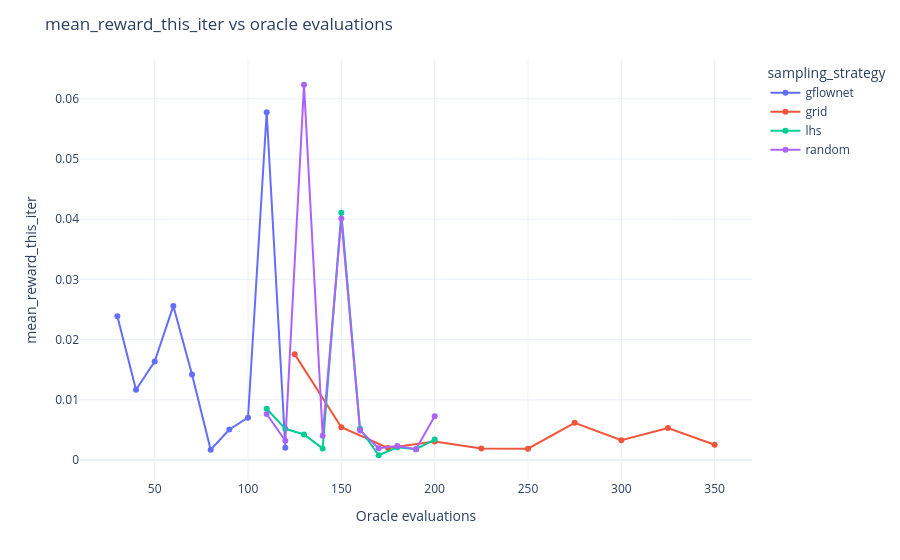

The code cell stored with this chart in its notebook:
### Code cell
plot_oracle_efficiency(metrics, metric="mean_reward_this_iter")

### Figure 1 — Plotly figure (JSON) as saved in the notebook; plotly's stock layout.template omitted (floating-point values rounded to 4 significant figures)
{"data": [{"customdata": [[1, "run_138"], [2, "run_138"], [3, "run_138"], [4, "run_138"], [5, "run_138"], [6, "run_138"], [7, "run_138"], [8, "run_138"], [9, "run_138"], [10, "run_138"]], "hovertemplate": "sampling_strategy=gflownet<br>oracle_evals_total=%{x}<br>mean_reward_this_iter=%{y}<br>iteration=%{customdata[0]}<br>run=%{customdata[1]}<extra></extra>", "legendgroup": "gflownet", "line": {"color": "#636efa", "dash": "solid"}, "marker": {"symbol": "circle"}, "mode": "lines+markers", "name": "gflownet", "orientation": "v", "showlegend": true, "type": "scatter", "x": [30, 40, 50, 60, 70, 80, 90, 100, 110, 120], "xaxis": "x", "y": [0.02389, 0.01168, 0.01638, 0.0256, 0.01421, 0.001715, 0.005077, 0.007035, 0.05776, 0.002051], "yaxis": "y"}, {"customdata": [[1, "run_107"], [2, "run_107"], [3, "run_107"], [4, "run_107"], [5, "run_107"], [6, "run_107"], [7, "run_107"], [8, "run_107"], [9, "run_107"], [10, "run_107"]], "hovertemplate": "sampling_strategy=grid<br>oracle_evals_total=%{x}<br>mean_reward_this_iter=%{y}<br>iteration=%{customdata[0]}<br>run=%{customdata[1]}<extra></extra>", "legendgroup": "grid", "line": {"color": "#EF553B", "dash": "solid"}, "marker": {"symbol": "circle"}, "mode": "lines+markers", "name": "grid", "orientation": "v", "showlegend": true, "type": "scatter", "x": [125, 150, 175, 200, 225, 250, 275, 300, 325, 350], "xaxis": "x", "y": [0.01759, 0.005449, 0.001995, 0.003067, 0.001908, 0.001894, 0.006185, 0.003308, 0.005311, 0.002544], "yaxis": "y"}, {"customdata": [[1, "run_65"], [2, "run_65"], [3, "run_65"], [4, "run_65"], [5, "run_65"], [6, "run_65"], [7, "run_65"], [8, "run_65"], [9, "run_65"], [10, "run_65"]], "hovertemplate": "sampling_strategy=lhs<br>oracle_evals_total=%{x}<br>mean_reward_this_iter=%{y}<br>iteration=%{customdata[0]}<br>run=%{customdata[1]}<extra></extra>", "legendgroup": "lhs", "line": {"color": "#00cc96", "dash": "solid"}, "marker": {"symbol": "circle"}, "mode": "lines+markers", "name": "lhs", "orientation": "v", "showlegend": true, "type": "scatter", "x": [110, 120, 130, 140, 150, 160, 170, 180, 190, 200], "xaxis": "x", "y": [0.00852, 0.005184, 0.004254, 0.001931, 0.04107, 0.005202, 0.0007962, 0.002132, 0.001798, 0.003397], "yaxis": "y"}, {"customdata": [[1, "run_11"], [2, "run_11"], [3, "run_11"], [4, "run_11"], [5, "run_11"], [6, "run_11"], [7, "run_11"], [8, "run_11"], [9, "run_11"], [10, "run_11"]], "hovertemplate": "sampling_strategy=random<br>oracle_evals_total=%{x}<br>mean_reward_this_iter=%{y}<br>iteration=%{customdata[0]}<br>run=%{customdata[1]}<extra></extra>", "legendgroup": "random", "line": {"color": "#ab63fa", "dash": "solid"}, "marker": {"symbol": "circle"}, "mode": "lines+markers", "name": "random", "orientation": "v", "showlegend": true, "type": "scatter", "x": [110, 120, 130, 140, 150, 160, 170, 180, 190, 200], "xaxis": "x", "y": [0.007652, 0.003201, 0.06233, 0.004052, 0.04011, 0.004923, 0.001948, 0.002329, 0.001792, 0.007268], "yaxis": "y"}], "layout": {"legend": {"title": {"text": "sampling_strategy"}, "tracegroupgap": 0}, "margin": {"t": 60}, "title": {"text": "mean_reward_this_iter vs oracle evaluations"}, "xaxis": {"anchor": "y", "domain": [0, 1], "title": {"text": "Oracle evaluations"}}, "yaxis": {"anchor": "x", "domain": [0, 1], "title": {"text": "mean_reward_this_iter"}}}}
